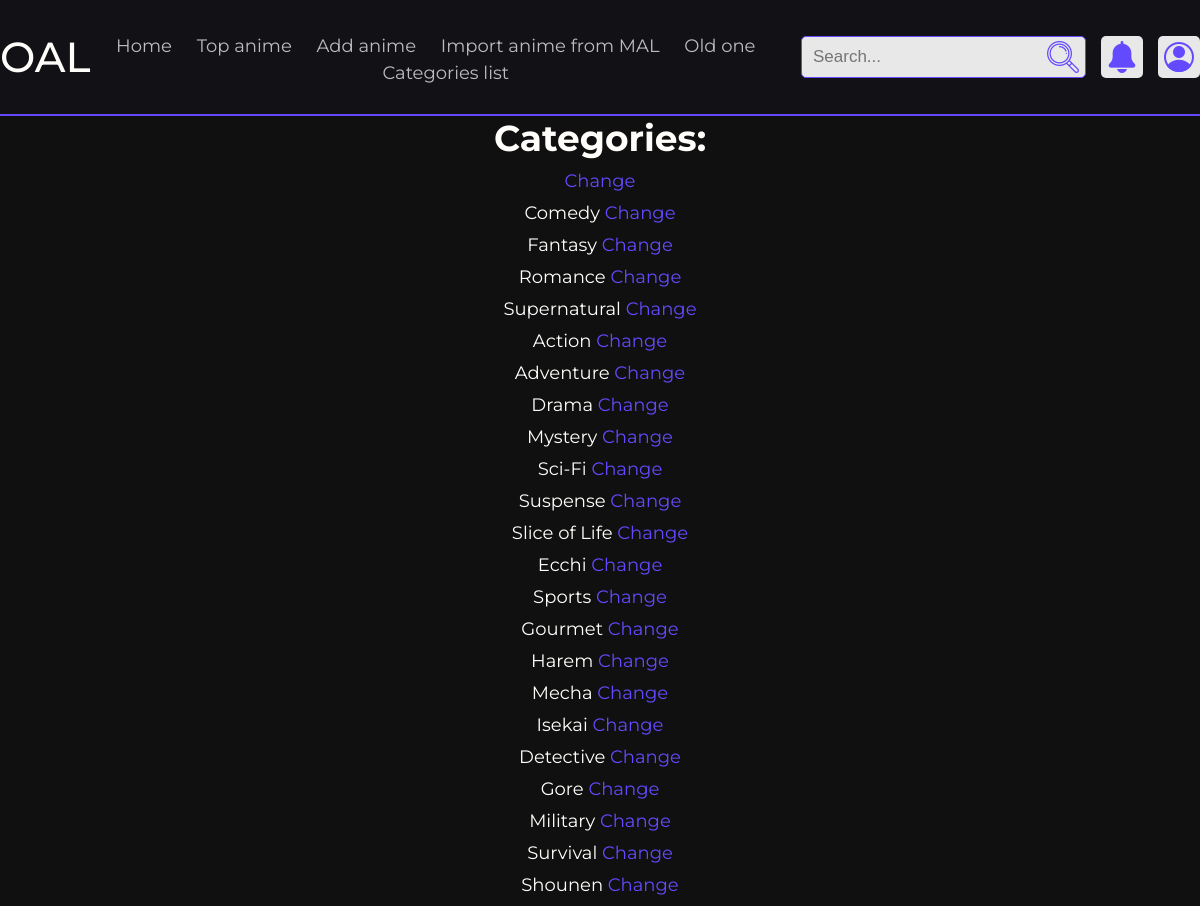
/new_categories_list, run on an earlier commit of the app's database.
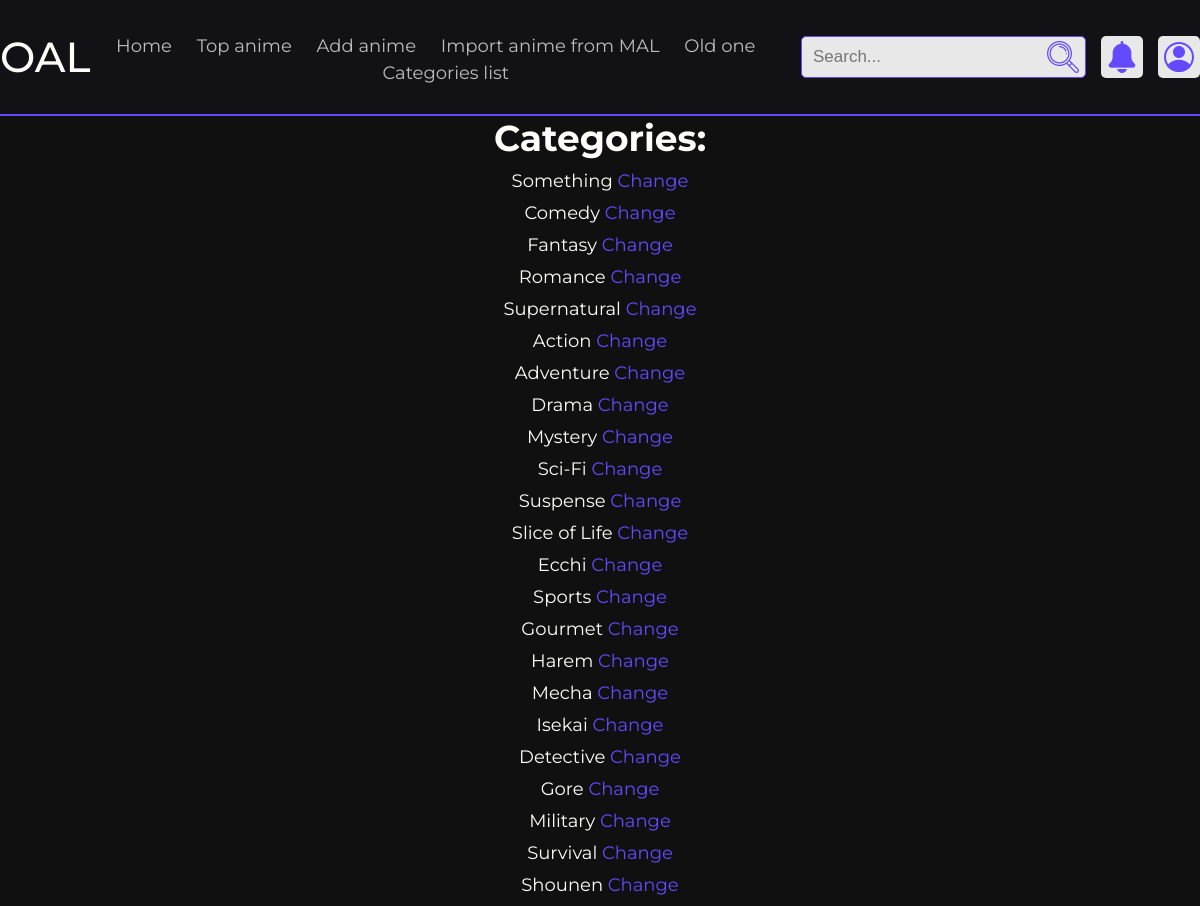
And on a later commit of the database.
### site_package/models.py (models this page shows)
class AnimeCategory(db.Model):
    __tablename__ = "category"
    id = db.Column(db.Integer(), primary_key=True)
    name = db.Column(db.String(length=40), nullable=False, unique=True)
    description = db.Column(db.String(length=2000), nullable=True)
    def __repr__(self):
        return self.name

### site_package/routes.py (the view)
@app.route('/new_categories_list', methods=['GET'])
def new_categories_list():
    context = {
        'title': 'Categories list',
        'categories': AnimeCategory.query.all(),
    }
    return render_template('new_categories_list.html', **context)

### site_package/templates/new_categories_list.html
{% extends "new_base.html" %}
{% block content %}
{{ super() }}
<div class="container text_align_center">
    <h1>Categories:</h1>
    {% for category in categories %}
    <div class="categories_list">
        {% if category %}
        <div class="categories_list__item">
            {{ category }}
            <a href="{{ url_for('new_category_change', cat_id=category.id) }}" class="secondary_color">Change</a>
        </div>
        {% endif %}
    {% endfor %}
    </div>
</div>
{% endblock %}

What changed in the data, as far as the page shows it:
changed AnimeCategory: name (not shown) → "Something"
